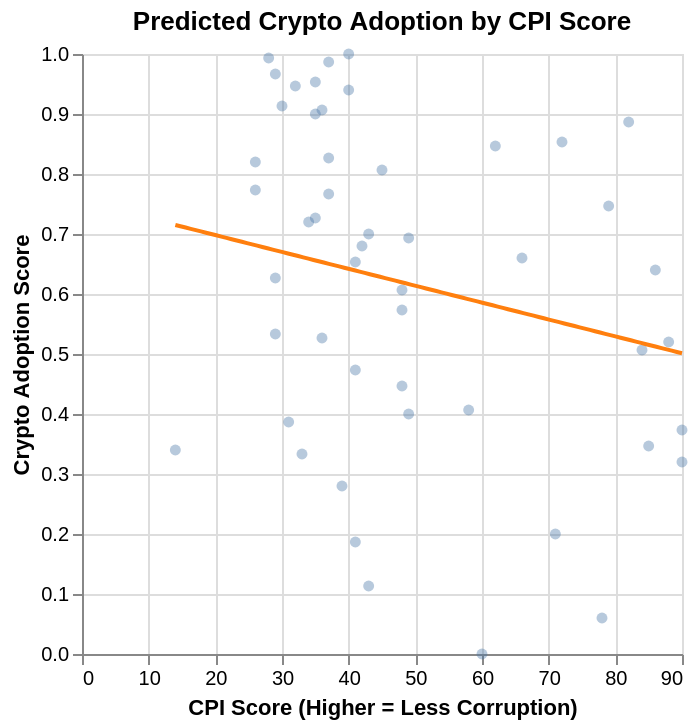

The notebook cell this image was saved under:
### Code cell
import pandas as pd
import numpy as np
import altair as alt

plot_df = model_data_ext.copy()

# Create grid for corruption_index
corruption_grid = pd.DataFrame({
    "corruption_index": np.linspace(
        plot_df["corruption_index"].min(),
        plot_df["corruption_index"].max(),
        100
    )
})

# Hold other variables constant at their means
corruption_grid["avg_inflation"] = plot_df["avg_inflation"].mean()
corruption_grid["avg_gdp"] = plot_df["avg_gdp"].mean()
corruption_grid["bank_access"] = plot_df["bank_access"].mean()
corruption_grid["currency_dep"] = plot_df["currency_dep"].mean()

corruption_grid["predicted"] = model_ext.predict(corruption_grid[[
    "avg_inflation",
    "avg_gdp",
    "bank_access",
    "currency_dep",
    "corruption_index"
]])

base_plot_corruption = alt.Chart(plot_df).mark_circle(opacity=0.4).encode(
    x=alt.X("corruption_index", title="CPI Score (Higher = Less Corruption)"),
    y=alt.Y("adoption_score", title="Crypto Adoption Score")
)

corruption_plot = base_plot_corruption + alt.Chart(
    corruption_grid,
    title="Predicted Crypto Adoption by CPI Score"
).mark_line(color="#ff7f0e").encode(
    x="corruption_index",
    y="predicted"
)

corruption_plot

### Figure 1 — Vega-Lite specification as saved in the notebook (floating-point values rounded to 4 significant figures)
{"config": {"view": {"continuousWidth": 300, "continuousHeight": 300}}, "layer": [{"data": {"name": "data-18c3e38a350ebd958fbaea154d89297e"}, "mark": {"type": "circle", "opacity": 0.4}, "encoding": {"x": {"field": "corruption_index", "title": "CPI Score (Higher = Less Corruption)", "type": "quantitative"}, "y": {"field": "adoption_score", "title": "Crypto Adoption Score", "type": "quantitative"}}}, {"data": {"name": "data-6d36eaab8e0c2c33d3b5cfe2b1b5655d"}, "mark": {"type": "line", "color": "#ff7f0e"}, "encoding": {"x": {"field": "corruption_index", "type": "quantitative"}, "y": {"field": "predicted", "type": "quantitative"}}, "title": "Predicted Crypto Adoption by CPI Score"}], "$schema": "https://vega.github.io/schema/vega-lite/v6.1.0.json", "datasets": {"data-18c3e38a350ebd958fbaea154d89297e": [{"adoption_score": 0.28, "avg_inflation": 4.566, "avg_gdp": 9622.0, "bank_access": 46.07, "currency_dep": -0.1926, "corruption_index": 39.0}, {"adoption_score": 0.9067, "avg_inflation": 141.9, "avg_gdp": 14060.0, "bank_access": 81.74, "currency_dep": 260.6, "corruption_index": 36.0}, {"adoption_score": 0.7467, "avg_inflation": 5.118, "avg_gdp": 64940.0, "bank_access": 98.01, "currency_dep": 0.5969, "corruption_index": 79.0}, {"adoption_score": 0.7733, "avg_inflation": 9.349, "avg_gdp": 2620.0, "bank_access": 43.28, "currency_dep": 0.5502, "corruption_index": 26.0}, {"adoption_score": 0.6533, "avg_inflation": 9.072, "avg_gdp": 15820.0, "bank_access": 84.72, "currency_dep": 0.1332, "corruption_index": 41.0}, {"adoption_score": 0.1133, "avg_inflation": 1.54, "avg_gdp": 29800.0, "bank_access": 82.32, "currency_dep": 0.006004, "corruption_index": 43.0}, {"adoption_score": 0.3333, "avg_inflation": 3.141, "avg_gdp": 4305.0, "bank_access": 56.85, "currency_dep": 0.001314, "corruption_index": 33.0}, {"adoption_score": 0.94, "avg_inflation": 6.08, "avg_gdp": 9990.0, "bank_access": 86.38, "currency_dep": 1.727, "corruption_index": 40.0}, {"adoption_score": 0.0, "avg_inflation": 6.517, "avg_gdp": 7950.0, "bank_access": 61.44, "currency_dep": 0.75, "corruption_index": 60.0}, {"adoption_score": 0.8867, "avg_inflation": 4.354, "avg_gdp": 54940.0, "bank_access": 98.4, "currency_dep": 0.3832, "corruption_index": 82.0}, {"adoption_score": 0.64, "avg_inflation": 2.011, "avg_gdp": 99670.0, "bank_access": 98.41, "currency_dep": -0.1243, "corruption_index": 86.0}, {"adoption_score": 0.66, "avg_inflation": 7.841, "avg_gdp": 16390.0, "bank_access": 85.07, "currency_dep": 1.009, "corruption_index": 66.0}, {"adoption_score": 0.7667, "avg_inflation": 9.507, "avg_gdp": 7200.0, "bank_access": 57.06, "currency_dep": 1.272, "corruption_index": 37.0}, {"adoption_score": 0.4067, "avg_inflation": 2.796, "avg_gdp": 16390.0, "bank_access": 71.35, "currency_dep": 0.002642, "corruption_index": 58.0}, {"adoption_score": 0.32, "avg_inflation": 4.125, "avg_gdp": 68950.0, "bank_access": 98.65, "currency_dep": 0.1353, "corruption_index": 90.0}, {"adoption_score": 0.3867, "avg_inflation": 5.633, "avg_gdp": 10540.0, "bank_access": 64.78, "currency_dep": 0.5367, "corruption_index": 31.0}, {"adoption_score": 0.72, "avg_inflation": 7.545, "avg_gdp": 5361.0, "bank_access": 35.29, "currency_dep": 0.6669, "corruption_index": 34.0}, {"adoption_score": 0.7, "avg_inflation": 30.74, "avg_gdp": 2335.0, "bank_access": 81.24, "currency_dep": 4.463, "corruption_index": 43.0}, {"adoption_score": 0.4, "avg_inflation": 7.231, "avg_gdp": 21570.0, "bank_access": 92.64, "currency_dep": 0.2345, "corruption_index": 49.0}, {"adoption_score": 0.6067, "avg_inflation": 11.81, "avg_gdp": 21320.0, "bank_access": 86.96, "currency_dep": 0.5639, "corruption_index": 48.0}, {"adoption_score": 0.9867, "avg_inflation": 3.353, "avg_gdp": 4844.0, "bank_access": 56.33, "currency_dep": 0.6959, "corruption_index": 37.0}, {"adoption_score": 1.0, "avg_inflation": 5.767, "avg_gdp": 2524.0, "bank_access": 89.02, "currency_dep": 0.5661, "corruption_index": 40.0}, {"adoption_score": 0.06, "avg_inflation": 7.634, "avg_gdp": 81510.0, "bank_access": 99.85, "currency_dep": -0.04997, "corruption_index": 78.0}, {"adoption_score": 0.4467, "avg_inflation": 2.624, "avg_gdp": 4472.0, "bank_access": 46.46, "currency_dep": 0.0005653, "corruption_index": 48.0}, {"adoption_score": 0.8533, "avg_inflation": 2.835, "avg_gdp": 33460.0, "bank_access": 98.52, "currency_dep": 0.7153, "corruption_index": 72.0}, {"adoption_score": 0.6267, "avg_inflation": 12.86, "avg_gdp": 12760.0, "bank_access": 87.05, "currency_dep": 1.99, "corruption_index": 29.0}, {"adoption_score": 0.82, "avg_inflation": 6.607, "avg_gdp": 2062.0, "bank_access": 90.12, "currency_dep": 0.5298, "corruption_index": 26.0}, {"adoption_score": 0.1867, "avg_inflation": 3.507, "avg_gdp": 35590.0, "bank_access": 74.46, "currency_dep": 0.08811, "corruption_index": 41.0}, {"adoption_score": 0.34, "avg_inflation": 3.003, "avg_gdp": 6194.0, "bank_access": 33.12, "currency_dep": 3.377, "corruption_index": 14.0}, {"adoption_score": 0.5267, "avg_inflation": 21.94, "avg_gdp": 3886.0, "bank_access": 81.69, "currency_dep": 1.363, "corruption_index": 36.0}, {"adoption_score": 0.8267, "avg_inflation": 4.578, "avg_gdp": 3810.0, "bank_access": 44.39, "currency_dep": 0.0738, "corruption_index": 37.0}, {"adoption_score": 0.9133, "avg_inflation": 6.049, "avg_gdp": 13150.0, "bank_access": 53.03, "currency_dep": 0.453, "corruption_index": 30.0}, {"adoption_score": 0.6933, "avg_inflation": 2.567, "avg_gdp": 11670.0, "bank_access": 88.69, "currency_dep": 0.3895, "corruption_index": 49.0}, {"adoption_score": 0.9933, "avg_inflation": 25.58, "avg_gdp": 2041.0, "bank_access": 63.26, "currency_dep": 8.937, "corruption_index": 28.0}, {"adoption_score": 0.3467, "avg_inflation": 4.809, "avg_gdp": 94520.0, "bank_access": 98.56, "currency_dep": 0.8315, "corruption_index": 85.0}, {"adoption_score": 0.5333, "avg_inflation": 6.49, "avg_gdp": 1405.0, "bank_access": 59.99, "currency_dep": 0.5915, "corruption_index": 29.0}, {"adoption_score": 0.3733, "avg_inflation": 5.276, "avg_gdp": 49130.0, "bank_access": 97.86, "currency_dep": 0.3901, "corruption_index": 90.0}, {"adoption_score": 0.9467, "avg_inflation": 21.09, "avg_gdp": 1459.0, "bank_access": 27.3, "currency_dep": 1.974, "corruption_index": 32.0}, {"adoption_score": 0.7267, "avg_inflation": 5.599, "avg_gdp": 7897.0, "bank_access": 59.31, "currency_dep": 0.432, "corruption_index": 35.0}, {"adoption_score": 0.9533, "avg_inflation": 5.004, "avg_gdp": 3779.0, "bank_access": 50.18, "currency_dep": 0.3924, "corruption_index": 35.0}, {"adoption_score": 0.8467, "avg_inflation": 9.914, "avg_gdp": 22050.0, "bank_access": 86.14, "currency_dep": 0.1819, "corruption_index": 62.0}, {"adoption_score": 0.5733, "avg_inflation": 9.971, "avg_gdp": 17940.0, "bank_access": 71.34, "currency_dep": 0.2971, "corruption_index": 48.0}, {"adoption_score": 0.5067, "avg_inflation": 4.451, "avg_gdp": 88800.0, "bank_access": 97.97, "currency_dep": 0.05259, "corruption_index": 84.0}, {"adoption_score": 0.68, "avg_inflation": 9.675, "avg_gdp": 12000.0, "bank_access": 83.25, "currency_dep": 0.1823, "corruption_index": 42.0}, {"adoption_score": 0.52, "avg_inflation": 6.585, "avg_gdp": 55630.0, "bank_access": 98.57, "currency_dep": 0.4898, "corruption_index": 88.0}, {"adoption_score": 0.9, "avg_inflation": 2.744, "avg_gdp": 7150.0, "bank_access": 91.82, "currency_dep": 0.0569, "corruption_index": 35.0}, {"adoption_score": 0.4733, "avg_inflation": 8.281, "avg_gdp": 3947.0, "bank_access": 37.84, "currency_dep": 0.8571, "corruption_index": 41.0}, {"adoption_score": 0.9667, "avg_inflation": 13.18, "avg_gdp": 4910.0, "bank_access": 87.58, "currency_dep": 4.276, "corruption_index": 29.0}, {"adoption_score": 0.2, "avg_inflation": 6.608, "avg_gdp": 22580.0, "bank_access": 73.75, "currency_dep": 1.163, "corruption_index": 71.0}, {"adoption_score": 0.8067, "avg_inflation": 5.825, "avg_gdp": 6279.0, "bank_access": 81.13, "currency_dep": 1.109, "corruption_index": 45.0}], "data-6d36eaab8e0c2c33d3b5cfe2b1b5655d": [{"corruption_index": 14.0, "avg_inflation": 10.31, "avg_gdp": 22020.0, "bank_access": 74.39, "currency_dep": 6.114, "predicted": 0.7151}, {"corruption_index": 14.77, "avg_inflation": 10.31, "avg_gdp": 22020.0, "bank_access": 74.39, "currency_dep": 6.114, "predicted": 0.7129}, {"corruption_index": 15.54, "avg_inflation": 10.31, "avg_gdp": 22020.0, "bank_access": 74.39, "currency_dep": 6.114, "predicted": 0.7108}, {"corruption_index": 16.3, "avg_inflation": 10.31, "avg_gdp": 22020.0, "bank_access": 74.39, "currency_dep": 6.114, "predicted": 0.7086}, {"corruption_index": 17.07, "avg_inflation": 10.31, "avg_gdp": 22020.0, "bank_access": 74.39, "currency_dep": 6.114, "predicted": 0.7065}, {"corruption_index": 17.84, "avg_inflation": 10.31, "avg_gdp": 22020.0, "bank_access": 74.39, "currency_dep": 6.114, "predicted": 0.7043}, {"corruption_index": 18.61, "avg_inflation": 10.31, "avg_gdp": 22020.0, "bank_access": 74.39, "currency_dep": 6.114, "predicted": 0.7021}, {"corruption_index": 19.37, "avg_inflation": 10.31, "avg_gdp": 22020.0, "bank_access": 74.39, "currency_dep": 6.114, "predicted": 0.7}, {"corruption_index": 20.14, "avg_inflation": 10.31, "avg_gdp": 22020.0, "bank_access": 74.39, "currency_dep": 6.114, "predicted": 0.6978}, {"corruption_index": 20.91, "avg_inflation": 10.31, "avg_gdp": 22020.0, "bank_access": 74.39, "currency_dep": 6.114, "predicted": 0.6957}, {"corruption_index": 21.68, "avg_inflation": 10.31, "avg_gdp": 22020.0, "bank_access": 74.39, "currency_dep": 6.114, "predicted": 0.6935}, {"corruption_index": 22.44, "avg_inflation": 10.31, "avg_gdp": 22020.0, "bank_access": 74.39, "currency_dep": 6.114, "predicted": 0.6913}, {"corruption_index": 23.21, "avg_inflation": 10.31, "avg_gdp": 22020.0, "bank_access": 74.39, "currency_dep": 6.114, "predicted": 0.6892}, {"corruption_index": 23.98, "avg_inflation": 10.31, "avg_gdp": 22020.0, "bank_access": 74.39, "currency_dep": 6.114, "predicted": 0.687}, {"corruption_index": 24.75, "avg_inflation": 10.31, "avg_gdp": 22020.0, "bank_access": 74.39, "currency_dep": 6.114, "predicted": 0.6849}, {"corruption_index": 25.52, "avg_inflation": 10.31, "avg_gdp": 22020.0, "bank_access": 74.39, "currency_dep": 6.114, "predicted": 0.6827}, {"corruption_index": 26.28, "avg_inflation": 10.31, "avg_gdp": 22020.0, "bank_access": 74.39, "currency_dep": 6.114, "predicted": 0.6805}, {"corruption_index": 27.05, "avg_inflation": 10.31, "avg_gdp": 22020.0, "bank_access": 74.39, "currency_dep": 6.114, "predicted": 0.6784}, {"corruption_index": 27.82, "avg_inflation": 10.31, "avg_gdp": 22020.0, "bank_access": 74.39, "currency_dep": 6.114, "predicted": 0.6762}, {"corruption_index": 28.59, "avg_inflation": 10.31, "avg_gdp": 22020.0, "bank_access": 74.39, "currency_dep": 6.114, "predicted": 0.674}, {"corruption_index": 29.35, "avg_inflation": 10.31, "avg_gdp": 22020.0, "bank_access": 74.39, "currency_dep": 6.114, "predicted": 0.6719}, {"corruption_index": 30.12, "avg_inflation": 10.31, "avg_gdp": 22020.0, "bank_access": 74.39, "currency_dep": 6.114, "predicted": 0.6697}, {"corruption_index": 30.89, "avg_inflation": 10.31, "avg_gdp": 22020.0, "bank_access": 74.39, "currency_dep": 6.114, "predicted": 0.6676}, {"corruption_index": 31.66, "avg_inflation": 10.31, "avg_gdp": 22020.0, "bank_access": 74.39, "currency_dep": 6.114, "predicted": 0.6654}, {"corruption_index": 32.42, "avg_inflation": 10.31, "avg_gdp": 22020.0, "bank_access": 74.39, "currency_dep": 6.114, "predicted": 0.6632}, {"corruption_index": 33.19, "avg_inflation": 10.31, "avg_gdp": 22020.0, "bank_access": 74.39, "currency_dep": 6.114, "predicted": 0.6611}, {"corruption_index": 33.96, "avg_inflation": 10.31, "avg_gdp": 22020.0, "bank_access": 74.39, "currency_dep": 6.114, "predicted": 0.6589}, {"corruption_index": 34.73, "avg_inflation": 10.31, "avg_gdp": 22020.0, "bank_access": 74.39, "currency_dep": 6.114, "predicted": 0.6568}, {"corruption_index": 35.49, "avg_inflation": 10.31, "avg_gdp": 22020.0, "bank_access": 74.39, "currency_dep": 6.114, "predicted": 0.6546}, {"corruption_index": 36.26, "avg_inflation": 10.31, "avg_gdp": 22020.0, "bank_access": 74.39, "currency_dep": 6.114, "predicted": 0.6524}, {"corruption_index": 37.03, "avg_inflation": 10.31, "avg_gdp": 22020.0, "bank_access": 74.39, "currency_dep": 6.114, "predicted": 0.6503}, {"corruption_index": 37.8, "avg_inflation": 10.31, "avg_gdp": 22020.0, "bank_access": 74.39, "currency_dep": 6.114, "predicted": 0.6481}, {"corruption_index": 38.57, "avg_inflation": 10.31, "avg_gdp": 22020.0, "bank_access": 74.39, "currency_dep": 6.114, "predicted": 0.646}, {"corruption_index": 39.33, "avg_inflation": 10.31, "avg_gdp": 22020.0, "bank_access": 74.39, "currency_dep": 6.114, "predicted": 0.6438}, {"corruption_index": 40.1, "avg_inflation": 10.31, "avg_gdp": 22020.0, "bank_access": 74.39, "currency_dep": 6.114, "predicted": 0.6416}, {"corruption_index": 40.87, "avg_inflation": 10.31, "avg_gdp": 22020.0, "bank_access": 74.39, "currency_dep": 6.114, "predicted": 0.6395}, {"corruption_index": 41.64, "avg_inflation": 10.31, "avg_gdp": 22020.0, "bank_access": 74.39, "currency_dep": 6.114, "predicted": 0.6373}, {"corruption_index": 42.4, "avg_inflation": 10.31, "avg_gdp": 22020.0, "bank_access": 74.39, "currency_dep": 6.114, "predicted": 0.6352}, {"corruption_index": 43.17, "avg_inflation": 10.31, "avg_gdp": 22020.0, "bank_access": 74.39, "currency_dep": 6.114, "predicted": 0.633}, {"corruption_index": 43.94, "avg_inflation": 10.31, "avg_gdp": 22020.0, "bank_access": 74.39, "currency_dep": 6.114, "predicted": 0.6308}, {"corruption_index": 44.71, "avg_inflation": 10.31, "avg_gdp": 22020.0, "bank_access": 74.39, "currency_dep": 6.114, "predicted": 0.6287}, {"corruption_index": 45.47, "avg_inflation": 10.31, "avg_gdp": 22020.0, "bank_access": 74.39, "currency_dep": 6.114, "predicted": 0.6265}, {"corruption_index": 46.24, "avg_inflation": 10.31, "avg_gdp": 22020.0, "bank_access": 74.39, "currency_dep": 6.114, "predicted": 0.6244}, {"corruption_index": 47.01, "avg_inflation": 10.31, "avg_gdp": 22020.0, "bank_access": 74.39, "currency_dep": 6.114, "predicted": 0.6222}, {"corruption_index": 47.78, "avg_inflation": 10.31, "avg_gdp": 22020.0, "bank_access": 74.39, "currency_dep": 6.114, "predicted": 0.62}, {"corruption_index": 48.55, "avg_inflation": 10.31, "avg_gdp": 22020.0, "bank_access": 74.39, "currency_dep": 6.114, "predicted": 0.6179}, {"corruption_index": 49.31, "avg_inflation": 10.31, "avg_gdp": 22020.0, "bank_access": 74.39, "currency_dep": 6.114, "predicted": 0.6157}, {"corruption_index": 50.08, "avg_inflation": 10.31, "avg_gdp": 22020.0, "bank_access": 74.39, "currency_dep": 6.114, "predicted": 0.6136}, {"corruption_index": 50.85, "avg_inflation": 10.31, "avg_gdp": 22020.0, "bank_access": 74.39, "currency_dep": 6.114, "predicted": 0.6114}, {"corruption_index": 51.62, "avg_inflation": 10.31, "avg_gdp": 22020.0, "bank_access": 74.39, "currency_dep": 6.114, "predicted": 0.6092}, {"corruption_index": 52.38, "avg_inflation": 10.31, "avg_gdp": 22020.0, "bank_access": 74.39, "currency_dep": 6.114, "predicted": 0.6071}, {"corruption_index": 53.15, "avg_inflation": 10.31, "avg_gdp": 22020.0, "bank_access": 74.39, "currency_dep": 6.114, "predicted": 0.6049}, {"corruption_index": 53.92, "avg_inflation": 10.31, "avg_gdp": 22020.0, "bank_access": 74.39, "currency_dep": 6.114, "predicted": 0.6028}, {"corruption_index": 54.69, "avg_inflation": 10.31, "avg_gdp": 22020.0, "bank_access": 74.39, "currency_dep": 6.114, "predicted": 0.6006}, {"corruption_index": 55.45, "avg_inflation": 10.31, "avg_gdp": 22020.0, "bank_access": 74.39, "currency_dep": 6.114, "predicted": 0.5984}, {"corruption_index": 56.22, "avg_inflation": 10.31, "avg_gdp": 22020.0, "bank_access": 74.39, "currency_dep": 6.114, "predicted": 0.5963}, {"corruption_index": 56.99, "avg_inflation": 10.31, "avg_gdp": 22020.0, "bank_access": 74.39, "currency_dep": 6.114, "predicted": 0.5941}, {"corruption_index": 57.76, "avg_inflation": 10.31, "avg_gdp": 22020.0, "bank_access": 74.39, "currency_dep": 6.114, "predicted": 0.592}, {"corruption_index": 58.53, "avg_inflation": 10.31, "avg_gdp": 22020.0, "bank_access": 74.39, "currency_dep": 6.114, "predicted": 0.5898}, {"corruption_index": 59.29, "avg_inflation": 10.31, "avg_gdp": 22020.0, "bank_access": 74.39, "currency_dep": 6.114, "predicted": 0.5876}, {"corruption_index": 60.06, "avg_inflation": 10.31, "avg_gdp": 22020.0, "bank_access": 74.39, "currency_dep": 6.114, "predicted": 0.5855}, {"corruption_index": 60.83, "avg_inflation": 10.31, "avg_gdp": 22020.0, "bank_access": 74.39, "currency_dep": 6.114, "predicted": 0.5833}, {"corruption_index": 61.6, "avg_inflation": 10.31, "avg_gdp": 22020.0, "bank_access": 74.39, "currency_dep": 6.114, "predicted": 0.5812}, {"corruption_index": 62.36, "avg_inflation": 10.31, "avg_gdp": 22020.0, "bank_access": 74.39, "currency_dep": 6.114, "predicted": 0.579}, {"corruption_index": 63.13, "avg_inflation": 10.31, "avg_gdp": 22020.0, "bank_access": 74.39, "currency_dep": 6.114, "predicted": 0.5768}, {"corruption_index": 63.9, "avg_inflation": 10.31, "avg_gdp": 22020.0, "bank_access": 74.39, "currency_dep": 6.114, "predicted": 0.5747}, {"corruption_index": 64.67, "avg_inflation": 10.31, "avg_gdp": 22020.0, "bank_access": 74.39, "currency_dep": 6.114, "predicted": 0.5725}, {"corruption_index": 65.43, "avg_inflation": 10.31, "avg_gdp": 22020.0, "bank_access": 74.39, "currency_dep": 6.114, "predicted": 0.5704}, {"corruption_index": 66.2, "avg_inflation": 10.31, "avg_gdp": 22020.0, "bank_access": 74.39, "currency_dep": 6.114, "predicted": 0.5682}, {"corruption_index": 66.97, "avg_inflation": 10.31, "avg_gdp": 22020.0, "bank_access": 74.39, "currency_dep": 6.114, "predicted": 0.566}, {"corruption_index": 67.74, "avg_inflation": 10.31, "avg_gdp": 22020.0, "bank_access": 74.39, "currency_dep": 6.114, "predicted": 0.5639}, {"corruption_index": 68.51, "avg_inflation": 10.31, "avg_gdp": 22020.0, "bank_access": 74.39, "currency_dep": 6.114, "predicted": 0.5617}, {"corruption_index": 69.27, "avg_inflation": 10.31, "avg_gdp": 22020.0, "bank_access": 74.39, "currency_dep": 6.114, "predicted": 0.5596}, {"corruption_index": 70.04, "avg_inflation": 10.31, "avg_gdp": 22020.0, "bank_access": 74.39, "currency_dep": 6.114, "predicted": 0.5574}, {"corruption_index": 70.81, "avg_inflation": 10.31, "avg_gdp": 22020.0, "bank_access": 74.39, "currency_dep": 6.114, "predicted": 0.5552}, {"corruption_index": 71.58, "avg_inflation": 10.31, "avg_gdp": 22020.0, "bank_access": 74.39, "currency_dep": 6.114, "predicted": 0.5531}, {"corruption_index": 72.34, "avg_inflation": 10.31, "avg_gdp": 22020.0, "bank_access": 74.39, "currency_dep": 6.114, "predicted": 0.5509}, {"corruption_index": 73.11, "avg_inflation": 10.31, "avg_gdp": 22020.0, "bank_access": 74.39, "currency_dep": 6.114, "predicted": 0.5487}, {"corruption_index": 73.88, "avg_inflation": 10.31, "avg_gdp": 22020.0, "bank_access": 74.39, "currency_dep": 6.114, "predicted": 0.5466}, {"corruption_index": 74.65, "avg_inflation": 10.31, "avg_gdp": 22020.0, "bank_access": 74.39, "currency_dep": 6.114, "predicted": 0.5444}, {"corruption_index": 75.41, "avg_inflation": 10.31, "avg_gdp": 22020.0, "bank_access": 74.39, "currency_dep": 6.114, "predicted": 0.5423}, {"corruption_index": 76.18, "avg_inflation": 10.31, "avg_gdp": 22020.0, "bank_access": 74.39, "currency_dep": 6.114, "predicted": 0.5401}, {"corruption_index": 76.95, "avg_inflation": 10.31, "avg_gdp": 22020.0, "bank_access": 74.39, "currency_dep": 6.114, "predicted": 0.5379}, {"corruption_index": 77.72, "avg_inflation": 10.31, "avg_gdp": 22020.0, "bank_access": 74.39, "currency_dep": 6.114, "predicted": 0.5358}, {"corruption_index": 78.48, "avg_inflation": 10.31, "avg_gdp": 22020.0, "bank_access": 74.39, "currency_dep": 6.114, "predicted": 0.5336}, {"corruption_index": 79.25, "avg_inflation": 10.31, "avg_gdp": 22020.0, "bank_access": 74.39, "currency_dep": 6.114, "predicted": 0.5315}, {"corruption_index": 80.02, "avg_inflation": 10.31, "avg_gdp": 22020.0, "bank_access": 74.39, "currency_dep": 6.114, "predicted": 0.5293}, {"corruption_index": 80.79, "avg_inflation": 10.31, "avg_gdp": 22020.0, "bank_access": 74.39, "currency_dep": 6.114, "predicted": 0.5271}, {"corruption_index": 81.56, "avg_inflation": 10.31, "avg_gdp": 22020.0, "bank_access": 74.39, "currency_dep": 6.114, "predicted": 0.525}, {"corruption_index": 82.32, "avg_inflation": 10.31, "avg_gdp": 22020.0, "bank_access": 74.39, "currency_dep": 6.114, "predicted": 0.5228}, {"corruption_index": 83.09, "avg_inflation": 10.31, "avg_gdp": 22020.0, "bank_access": 74.39, "currency_dep": 6.114, "predicted": 0.5207}, {"corruption_index": 83.86, "avg_inflation": 10.31, "avg_gdp": 22020.0, "bank_access": 74.39, "currency_dep": 6.114, "predicted": 0.5185}, {"corruption_index": 84.63, "avg_inflation": 10.31, "avg_gdp": 22020.0, "bank_access": 74.39, "currency_dep": 6.114, "predicted": 0.5163}, {"corruption_index": 85.39, "avg_inflation": 10.31, "avg_gdp": 22020.0, "bank_access": 74.39, "currency_dep": 6.114, "predicted": 0.5142}, {"corruption_index": 86.16, "avg_inflation": 10.31, "avg_gdp": 22020.0, "bank_access": 74.39, "currency_dep": 6.114, "predicted": 0.512}, {"corruption_index": 86.93, "avg_inflation": 10.31, "avg_gdp": 22020.0, "bank_access": 74.39, "currency_dep": 6.114, "predicted": 0.5099}, {"corruption_index": 87.7, "avg_inflation": 10.31, "avg_gdp": 22020.0, "bank_access": 74.39, "currency_dep": 6.114, "predicted": 0.5077}, {"corruption_index": 88.46, "avg_inflation": 10.31, "avg_gdp": 22020.0, "bank_access": 74.39, "currency_dep": 6.114, "predicted": 0.5055}, {"corruption_index": 89.23, "avg_inflation": 10.31, "avg_gdp": 22020.0, "bank_access": 74.39, "currency_dep": 6.114, "predicted": 0.5034}, {"corruption_index": 90.0, "avg_inflation": 10.31, "avg_gdp": 22020.0, "bank_access": 74.39, "currency_dep": 6.114, "predicted": 0.5012}]}}
